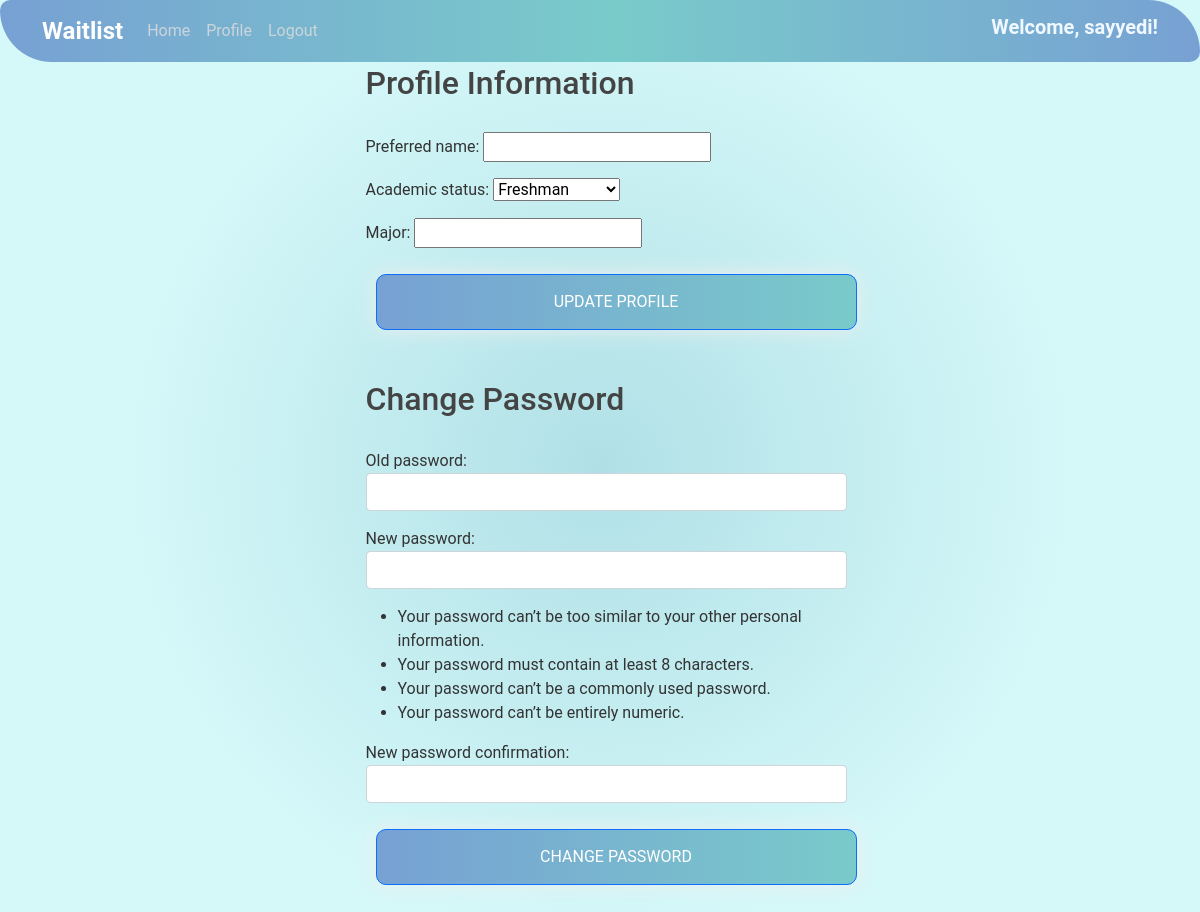
Page /profile/ (signed in) on the earlier database version.
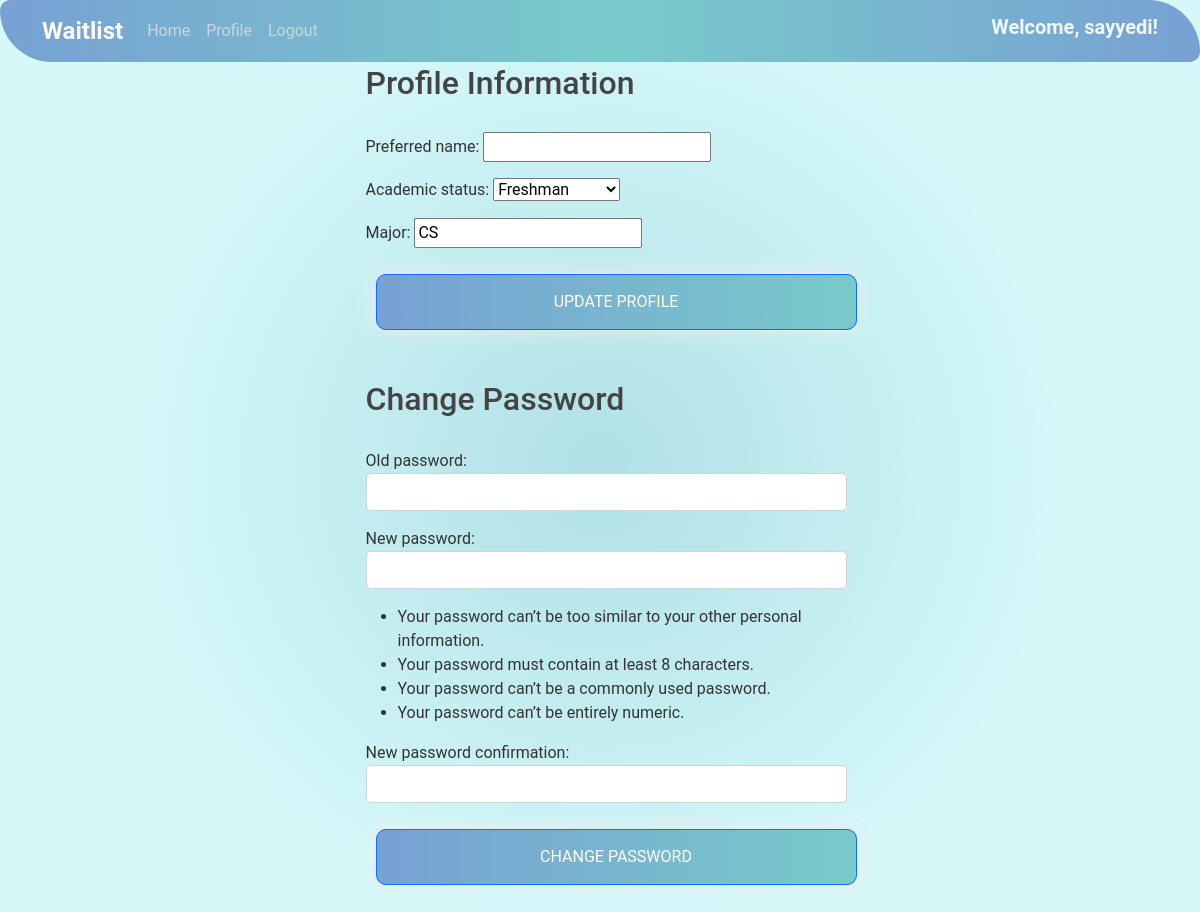
Same page on the later database version.
### users/models.py (models this page shows)
class StudentProfile(models.Model):
    user = models.OneToOneField(User, on_delete=models.CASCADE)
    preferred_name = models.CharField(max_length=100, blank=True)
    academic_status = models.CharField(max_length=20, blank=True)
    major = models.CharField(max_length=100, blank=True)

### users/views.py (the view, shortened to what this page needs)
# urls.py: path('profile/', user_views.profile, name='profile'),
@login_required
def profile(request):
    StudentProfile.objects.get_or_create(user=request.user)
    student_profile = request.user.studentprofile
    initial = {
        'academic_status': student_profile.academic_status if student_profile.academic_status else None,
    }
    profile_form = StudentProfileForm(instance=student_profile, initial=initial)
    password_form = CustomPasswordChangeForm(request.user)
    return render(request, 'users/profile.html', {'profile_form': profile_form, 'password_form': password_form})

### users/forms.py
class StudentProfileForm(forms.ModelForm):
    ACADEMIC_STATUS_CHOICES = [
        ('FR', 'Freshman'),
        ('SO', 'Sophomore'),
        ('JR', 'Junior'),
        ('SR', 'Senior'),
        ('NA', 'Not Applicable'),
    ]
    academic_status = forms.ChoiceField(choices=ACADEMIC_STATUS_CHOICES, required=False)
    class Meta:
        model = StudentProfile
        fields = ['preferred_name', 'academic_status', 'major']

class CustomPasswordChangeForm(PasswordChangeForm):
    def __init__(self, *args, **kwargs):
        super(CustomPasswordChangeForm, self).__init__(*args, **kwargs)
        self.fields['old_password'].widget.attrs.update({'class': 'form-control'})
        self.fields['new_password1'].widget.attrs.update({'class': 'form-control'})
        self.fields['new_password2'].widget.attrs.update({'class': 'form-control'})

### users/templates/users/profile.html (shortened to what this page needs)
{% extends "studentview/base.html" %}
{% block content %}
<div class="row">
  <div class="mx-auto col-10 col-md-8 col-lg-6">
    <h2 style="margin-bottom:30px">Profile Information</h2>
    <form method="post" enctype="multipart/form-data">
      {{ profile_form.as_p }}
      <button type="submit" class="btn btn-primary" name="update_profile" style="width:100%">Update Profile</button>
    </form>
    <h2 style="margin-top:40px;margin-bottom:30px">Change Password</h2>
    <form method="post">
      {{ password_form.as_p }}
      <button type="submit" class="btn btn-primary" name="change_password" style="margin-bottom:50px;width:100%">Change Password</button>
    </form>
  </div>
</div>
{% endblock content %}

Differences in the rows shown:
changed StudentProfile "Freshman": major (not shown) → "CS"
